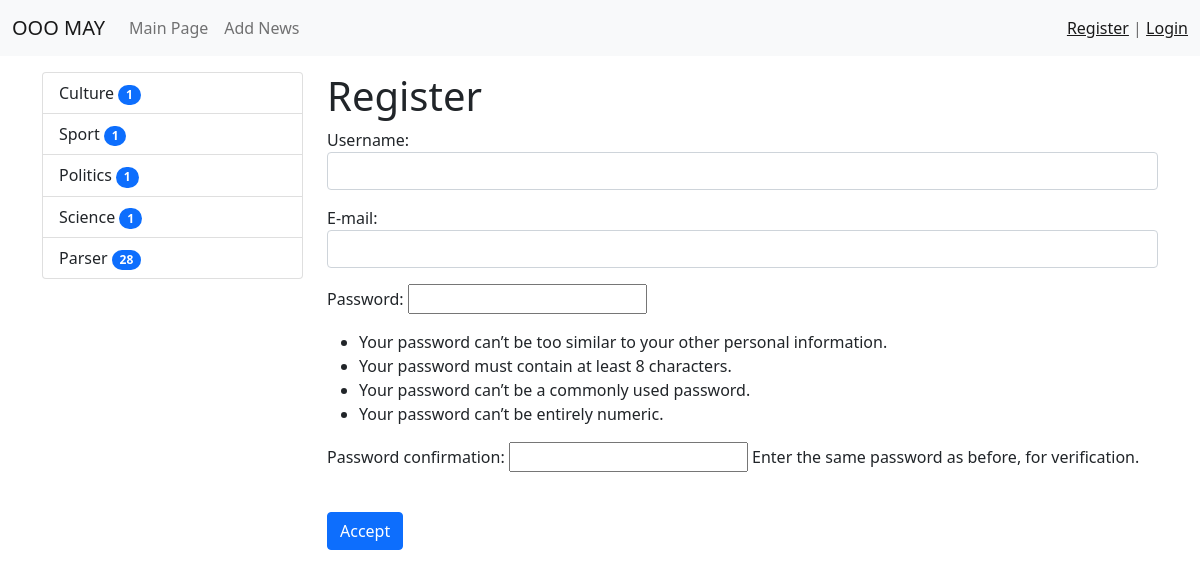
Screenshot of /register/ with the database file from the repository.
### news/models.py (models this page shows, shortened)
class Category(models.Model):
    title = models.CharField(max_length=150, db_index=True)
    def get_absolute_url(self):
        return reverse('category', kwargs={"category_id": self.pk})
    class Meta:
        verbose_name = 'Category'
        verbose_name_plural = 'Categories'
        ordering = ['title']

### news/views.py (the view)
# urls.py: path('register/', views.register, name='register'),
def register(request):
    if request.method == 'POST':
        form = UserRegisterForm(request.POST)
        if form.is_valid():
            form.save()
            messages.success(request, 'You have successfully registered')
            return redirect('login')
        else:
            messages.error(request, 'Oops, something is wrong :(')
    else:
        form = UserRegisterForm()
    return render(request, 'news/register.html', {'form': form})

### news/forms.py
class UserRegisterForm(UserCreationForm):
    username = forms.CharField(label='Username', widget=forms.TextInput(attrs={'class': 'form-control'}))
    email = forms.EmailField(label='E-mail', widget=forms.EmailInput(attrs={'class': 'form-control'}))
    class Meta:
        model = User
        fields = ['username', 'email']

### news/templatetags/news_tags.py (called while the page is built)
@register.simple_tag()
def show_categories():
    return Category.objects.annotate(cnt=Count('news', filter=F('news__is_published'))).filter(cnt__gt=0)

### news/templates/news/register.html (shortened to what this page needs)
{% extends 'base.html' %}
{% block sidebar %}
{% include 'inc/_sidebar.html' %}
{% endblock %}
{% block content %}
<h1>Register</h1>
<form method="post">
    {{ form.as_p }}
    <br>
    <button type="submit" class="btn btn-primary btn-block">Accept</button>
</form>
{% endblock %}

### templates/inc/_sidebar.html
{% load news_tags %}
<div class="list-group">
    {% show_categories as categories %}
    {% for item in categories %}
    <a href="{{ item.get_absolute_url }}" class="list-group-item list-group-item-action">{{ item.title }}
        <span class="badge bg-primary rounded-pill">{{ item.cnt }}
    </span>
    </a>
    {% endfor %}
</div>

### rows the page displays
Category: title "Culture", cnt "1"
Category: title "Sport", cnt "1"
Category: title "Politics", cnt "1"
Category: title "Science", cnt "1"
Category: title "Parser", cnt "28"
